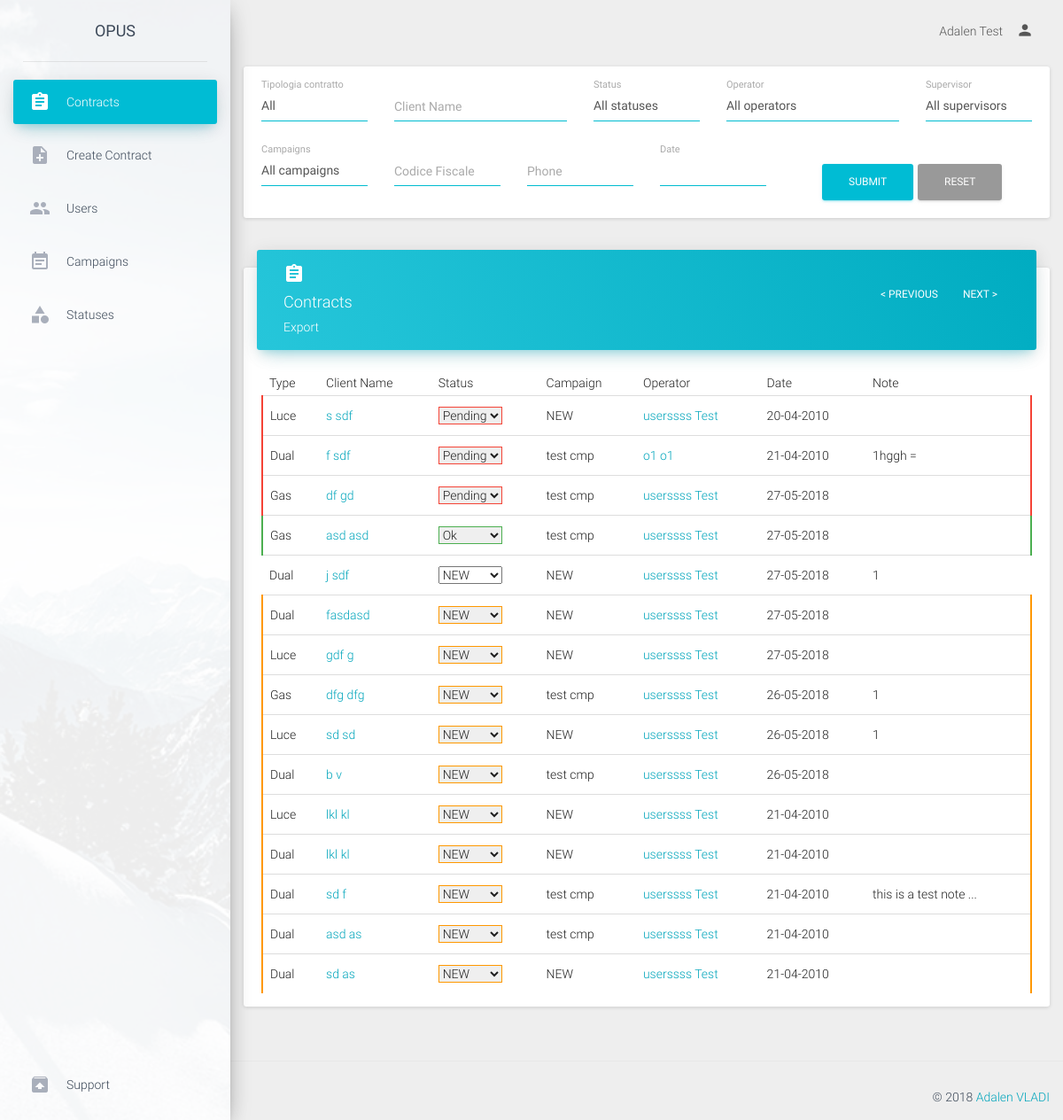
Before: /admin/contracts (signed in) with the older database file.
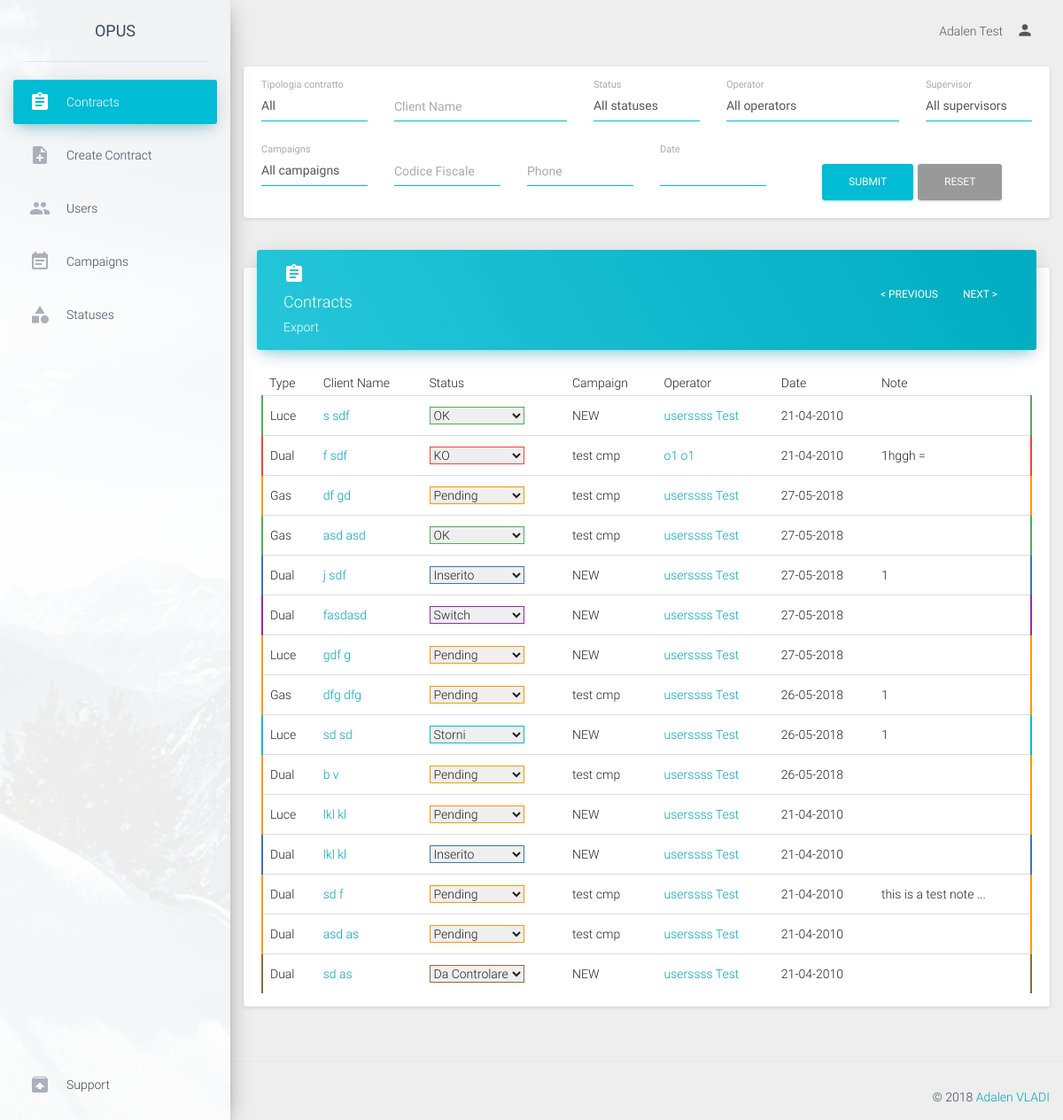
After: the same page with the newer database file.
### tables this page shows
CREATE TABLE `contracts` (
  `contract_id` int(11) NOT NULL,
  `contract_type` enum('luce','gas','dual') NOT NULL,
  `proposal_number` varchar(50) NOT NULL,
  `date` date NOT NULL,
  `ugm_cb` enum('true','false') NOT NULL DEFAULT 'false',
  `analisi_cb` enum('true','false') NOT NULL DEFAULT 'false',
  `iniziative_cb` enum('true','false') NOT NULL DEFAULT 'false',
  `toponimo` enum('via') NOT NULL,
  `address` text NOT NULL,
  `civico` varchar(30) NOT NULL,
  `price` varchar(50) NOT NULL,
  `location` varchar(100) NOT NULL,
  `uf_toponimo` enum('via') NOT NULL,
  `uf_address` text NOT NULL,
  `uf_civico` varchar(30) NOT NULL,
  `uf_price` varchar(50) NOT NULL,
  `uf_location` varchar(100) NOT NULL,
  `ddf_toponimo` enum('via') NOT NULL,
  `ddf_address` text NOT NULL,
  `ddf_civico` varchar(30) NOT NULL,
  `ddf_price` varchar(50) NOT NULL,
  `ddf_location` varchar(100) NOT NULL,
  `ubicazione_fornitura` enum('resident','non_resident') NOT NULL,
  `domicillazione_documenti_fatture` enum('residenza','ubicazione_fornitura','altro') NOT NULL,
  `listino` varchar(50) NOT NULL,
  `gas_request_type` varchar(50) NOT NULL,
  `gas_pdr` varchar(50) NOT NULL,
  `gas_fornitore_uscente` varchar(50) NOT NULL,
  `gas_consume_annuo` varchar(50) NOT NULL,
  `gas_tipo_riscaldamento` enum('true','false') NOT NULL,
  `gas_tipo_cottura_acqua` enum('true','false') NOT NULL,
  `gas_remi` varchar(50) NOT NULL,
  `gas_matricola` varchar(50) NOT NULL,
  `luce_request_type` varchar(50) NOT NULL,
  `luce_pod` varchar(50) NOT NULL,
  `luce_fornitore_uscente` varchar(50) NOT NULL,
  `luce_opzione_oraria` varchar(50) NOT NULL,
  `luce_potenza` varchar(50) NOT NULL,
  `luce_tensione` varchar(50) NOT NULL,
  `luce_consume_annuo` varchar(50) NOT NULL,
  `fature_via_email` enum('true','false') NOT NULL,
  `operator` int(11) NOT NULL COMMENT 'user id',
  `status` int(11) NOT NULL DEFAULT '1' COMMENT 'status id',
  `cancellation_reason` varchar(100) NOT NULL,
  `gender` enum('male','female') NOT NULL,
  `rag_sociale` text NOT NULL,
  `first_name` varchar(50) NOT NULL,
  `last_name` varchar(50) NOT NULL,
  `bussines_name` varchar(50) NOT NULL,
  `client_type` enum('personal','intestario','delega') NOT NULL,
  `tel_number` varchar(30) NOT NULL,
  `alt_number` varchar(30) NOT NULL,
  `cel_number` varchar(30) NOT NULL,
  `cel_number2` varchar(30) NOT NULL,
  `cel_number3` varchar(30) NOT NULL,
  `email` varchar(50) NOT NULL,
  `alt_email` varchar(50) NOT NULL,
  `birth_nation` varchar(50) NOT NULL,
  `vat_number` varchar(50) NOT NULL,
  `partita_iva` varchar(50) NOT NULL,
  `birth_date` date NOT NULL,
  `birth_municipality` varchar(50) NOT NULL,
  `delega_first_name` varchar(50) NOT NULL,
  `delega_last_name` varchar(50) NOT NULL,
  `delega_vat_number` varchar(100) NOT NULL,
  `document_type` enum('id_card','passport') NOT NULL,
  `document_number` varchar(100) NOT NULL,
  `document_date` date NOT NULL,
  `iban_code` varchar(50) NOT NULL,
  `iban_accounthoder` varchar(50) NOT NULL,
  `iban_fiscal_code` varchar(50) NOT NULL,
  `payment_type` enum('postal','cc') NOT NULL,
  `note` text NOT NULL,
  `campaign` int(11) NOT NULL COMMENT 'campaign_id',
  `supervisor` int(11) NOT NULL COMMENT 'user_id'
);

CREATE TABLE `campaigns` (
  `campaign_id` int(11) NOT NULL,
  `campaign_name` varchar(50) NOT NULL,
  `campaign_description` text NOT NULL
);

CREATE TABLE `users` (
  `user_id` int(11) NOT NULL,
  `username` varchar(50) NOT NULL,
  `password` text NOT NULL,
  `first_name` varchar(50) NOT NULL,
  `last_name` varchar(50) NOT NULL,
  `role` enum('operator','supervisor','backoffice','admin') NOT NULL DEFAULT 'operator',
  `supervisor` int(11) NOT NULL COMMENT 'user_id'
);

### application/controller/admin.php (called while the page is built, shortened)
<?php
class admin extends Controller
{
    function contracts(){
        $operators=$this->model->getUsersByRole('operator');
    	$contracts=$this->model->getContracts();
        $campaigns=$this->model->getCampaigns();
        $statuses=$this->model->getStatuses();
   		require APP . 'view/admin/header.php';
        require APP . 'view/admin/contracts.php';
        require APP . 'view/admin/footer.php';
    }
}

### public/index.php (called while the page is built, shortened)
<?php
require APP . 'core/controller.php';
$app = new Application();

### application/core/controller.php (called while the page is built, shortened)
<?php
class Controller
{
    public $db = null;
    private function openDatabaseConnection()
    {
        $options = array(PDO::ATTR_DEFAULT_FETCH_MODE => PDO::FETCH_OBJ, PDO::ATTR_ERRMODE => PDO::ERRMODE_WARNING);
        $this->db = new PDO(DB_TYPE . ':host=' . DB_HOST . ';dbname=' . DB_NAME . ';charset=' . DB_CHARSET, DB_USER, DB_PASS, $options);
    }
    public function loadModel()
    {
        if (isset($_SESSION['role'])) {
            switch ($_SESSION['role']) {
                case 'admin':
                    require APP . 'model/admin.php';
                    break;
            }
        }else{
            require APP . 'model/model.php';
        }
        $this->model = new Model($this->db);
    }
}

### application/model/admin.php (called while the page is built, shortened)
<?php
class Model
{
    function __construct($db)
    {
        try {
            $this->db = $db;
        } catch (PDOException $e) {
            exit('Database connection could not be established.');
        }
    }
    public function getUsersByRole($role){
        $sql="SELECT * FROM users where role = :role";
        $query=$this->db->prepare($sql);
        $query->execute(array(':role' =>$role));
        return $query->fetchAll();
    }
    public function getStatuses(){
        $sql='SELECT * FROM status';
        $query = $this->db->prepare($sql);
        $query->execute();
        return $query->fetchAll();
    }
    public function getCampaigns(){
        $sql='SELECT * FROM campaigns';
        $query = $this->db->prepare($sql);
        $query->execute();
        return $query->fetchAll();
    }
    public function getContracts($export=null){
        $page         = (int)(isset($_REQUEST['page'])? $_REQUEST['page']:0);
        $contract_type= (isset($_REQUEST['contract_type'])?$_REQUEST['contract_type']:'%');
        $operator     = (isset($_REQUEST['operator'])?$_REQUEST['operator']:'%');
        $date         = (isset($_REQUEST['date'])?$_REQUEST['date']:'');
        $client_name  = (isset($_REQUEST['client_name'])?$_REQUEST['client_name']:'');
        $status       = (isset($_REQUEST['status'])?$_REQUEST['status']:'%');
        $campaign     = (isset($_REQUEST['campaign'])?$_REQUEST['campaign']:'%');
        $supervisor     = (isset($_REQUEST['supervisor'])?$_REQUEST['supervisor']:'%');
        $phone        = (isset($_REQUEST['phone'])?$_REQUEST['phone']:'%');
        $codice_fiscale= (isset($_REQUEST['codice_fiscale'])?$_REQUEST['codice_fiscale']:'%');
        $limiter      = 30;
        $pager        = $limiter*$page;
		if ($date!='') {
	        $date =explode('-',(isset($_GET['date'])?$_GET['date']:''));
			$date1 = date("Y-m-d", strtotime($date[0]));
			$date2 = date("Y-m-d", strtotime($date[1]));
		} else {
			$date1 ="1999-01-01";
			$date2 ="2099-01-01";
		}
		if ($client_name!=''){
			if (count(explode(' ',$client_name))>1) {
				$first_name=explode(' ',$client_name)[0].'%';
				$last_name=explode(' ',$client_name)[1].'%';
			}else{
				$first_name=$client_name.'%';
				$last_name='%';
			}
		} else {
				$first_name='%';
				$last_name='%';
		}
        if ($codice_fiscale==''){$codice_fiscale='%';}else {$codice_fiscale.='%';};
        $sql="SELECT * FROM contracts
        		WHERE contract_type LIKE :contract_type
        			AND  operator LIKE :operator
        			AND (   DATE(`date`) >= DATE(:date1)
                        AND
                            DATE(`date`) <= DATE(:date2)
                        )
        			AND (
                            (first_name LIKE :first_name AND last_name LIKE :last_name)
        				OR
                            (first_name LIKE :last_name AND last_name LIKE :first_name)
                        )
        			AND status LIKE :status
                    AND (   (tel_number LIKE :phone)
                        OR  (alt_number LIKE :phone)
                        OR  (cel_number LIKE :phone)
                        OR  (cel_number2 LIKE :phone)
                        OR  (cel_number3 LIKE :phone)
                        )
                    AND vat_number LIKE :codice_fiscale
                    AND campaign LIKE :campaign
                    AND supervisor LIKE :supervisor
                ORDER BY contract_id DESC ";
        if (!$export) {
            $sql.=" LIMIT :pager , :limiter";
            $query = $this->db->prepare($sql);
            $query->bindParam(':pager', $pager, PDO::PARAM_INT);
            $query->bindParam(':limiter', $limiter, PDO::PARAM_INT);
        }else{
            $query = $this->db->prepare($sql);
        }
        $query->bindParam(':contract_type', $contract_type);
        $query->bindParam(':operator', $operator);
        $query->bindParam(':date1', $date1);
        $query->bindParam(':date2', $date2);
      	$query->bindParam(':first_name', $first_name);
        $query->bindParam(':last_name', $last_name);
        $query->bindParam(':status', $status);
        $query->bindParam(':phone', $phone);
        $query->bindParam(':codice_fiscale', $codice_fiscale);
        $query->bindParam(':campaign', $campaign);
        $query->bindParam(':supervisor', $supervisor);
        $query->execute();
        if (!$export) {
            return $query->fetchAll();
        }
    }
}

### application/view/admin/contracts.php (the view, shortened to what the rows shown need)
<div class="content" style="margin-top: 20px">
                                    <?php
                                        $output='';
                                        foreach ($operators as $operator) {
                                            $output.='<option value="'.$operator->user_id.'" >'.$operator->first_name.' '.$operator->last_name.'</option>';
                                        }
                                    ?>
        <div class="row">
            <div class="col-md-12">
                <div class="card">
                    <div class="card-content table-responsive">
                        <table class="table table-hover">
                            <thead>
                                <th>Type</th>
                                <th>Client Name</th>
                                <th>Status</th>
                                <th>Campaign</th>
                                <th>Operator</th>
                                <th>Date</th>
                                <th>Note</th>
                            </thead>
                            <tbody>
                                <?php
                                    $output='';
                                    foreach ($contracts as $contract) {
                                        $output.='<tr class="tdColor'.$contract->status.'">';
                                                    if ($contract->contract_type=='gas') {
                                                        $output.='<td>Gas</td>';
                                                    }elseif ($contract->contract_type=='luce') {
                                                        $output.='<td>Luce</td>';
                                                    }else {
                                                        $output.='<td>Dual</td>';
                                                    }
                                        $output.='<td><a href="viewContract/'.$contract->contract_id.'">'.$contract->first_name.' '.$contract->last_name.'</a></td>';
                                         $output.='<td><select class="ss'.$contract->contract_id.' statusColor'.$contract->status.'" onchange="editContractStatus('.$contract->contract_id.',Number(this.value))" id="status_select">';
                                                    foreach ($statuses as $key => $status) {
                                                        if ($status->status_id==$contract->status) {
                                                            $output.='<option class="oldstatus'.$contract->contract_id.'" value="'.$status->status_id.'" selected="">'.$status->status_name.'</option>';
                                                        }else{
                                                             $output.='<option value="'.$status->status_id.'">'.$status->status_name.'</option>';
                                                        }
                                                    }
                                        $output.='</select></td>';
                                                    foreach ($campaigns as $key => $campaign) {
                                                        if ($campaign->campaign_id==$contract->campaign) {
                                                            $campaign1=$campaign->campaign_name;
                                                            break;
                                                        }
                                                    }
                                        $output.='<td>'.$campaign1.'</td>';
                                                        foreach($operators as $user) {
                                                            if ($contract->operator == $user->user_id) {
                                                                $operator = $user;
                                                                break;
                                                            }
                                                        }
                                                        if (isset($operator)) {
                                                            $output.='<td><a href="viewUser/'.$operator->user_id.'">'.$operator->first_name.' '.$operator->last_name.'</td>';
                                                        } else {
                                                            $output.= '<td></td>';
                                                        }
                                        $note=(strlen($contract->note)>20)?substr($contract->note, 0,20).'...':$contract->note;
                                        $output.='<td>'.date('d-m-Y',strtotime($contract->date)).'</td>
                                                   <td title="'.$contract->note.'">'.$note.'</td>';
                                        $output.='</tr>';
                                    }
                                    echo $output;
                                 ?>
                            </tbody>
                        </table>
                    </div>
                </div>
            </div>
        </div>
    </div>

Changed rows visible on the page:
changed contracts (number 1 of 15 on the later page): status 3 → 2 (drawn); value "Pending" → "OK"; date "20-04-2010" → "21-04-2010"
changed contracts "1hggh =": value "Pending" → "KO"
changed contracts "df": status 3 → 1 (drawn)
changed contracts (number 4 of 15 on the later page): value "Ok" → "OK"
changed contracts (number 5 of 15 on the later page): status 0 → 4 (drawn); value "NEW" → "Inserito"
changed contracts "fasdasd": status 1 → 6 (drawn); value "NEW" → "Switch"
changed contracts "gdf": value "NEW" → "Pending"
changed contracts "dfg": value "NEW" → "Pending"
changed contracts (number 9 of 15 on the later page): status 1 → 7 (drawn); value "NEW" → "Storni"
changed contracts (number 10 of 15 on the later page): value "NEW" → "Pending"
changed contracts (number 11 of 15 on the later page): value "NEW" → "Pending"
changed contracts (number 12 of 15 on the later page): status 1 → 4 (drawn); value "NEW" → "Inserito"
changed contracts "this is a test note ...": value "NEW" → "Pending"
changed contracts (number 14 of 15 on the later page): value "NEW" → "Pending"
changed contracts (number 15 of 15 on the later page): status 1 → 5 (drawn); value "NEW" → "Da Controlare"
